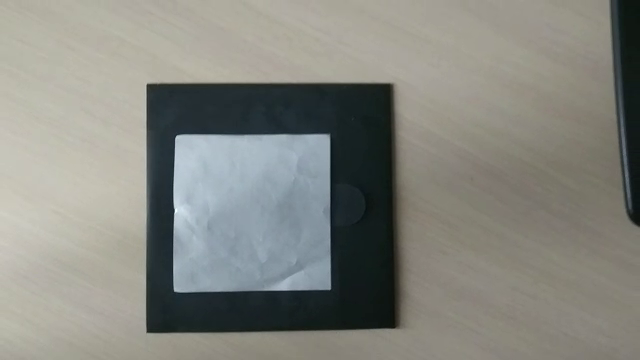
//> input picture frame 60 of 26.03/vid.mp4, 640 x 360 px
$ ./26.03   (built with g++ and OpenCV 4)
//> lines starting //> are read from the running program, lines starting //| are printed output that depends on the picture; after the words box and inside, x2 and y2 are one past the last pixel; in counts of white or black regions, pixels touching at a corner belong together
#include <iostream>
#include <opencv2/opencv.hpp>

int main()
{
    cv::VideoCapture video("vid.mp4");

    int width = static_cast<int>(video.get(cv::CAP_PROP_FRAME_WIDTH));
    int height = static_cast<int>(video.get(cv::CAP_PROP_FRAME_HEIGHT));

    cv::namedWindow("Source", cv::WINDOW_NORMAL);
    cv::resizeWindow("Source", width, height);

    cv::namedWindow("Filtered", cv::WINDOW_NORMAL);
    cv::resizeWindow("Filtered", width, height);

    cv::Mat currentFrame, frame_HSV, filteredFrame, contourFrame;
    std::vector<std::vector<cv::Point>> contours;
    std::vector<cv::Vec4i> hierarchy;

    cv::Scalar lowerColor(70, 10, 130);
    cv::Scalar upperColor(255, 50, 255);

    int fourcc = cv::VideoWriter::fourcc('H', '2', '6', '4');
    cv::VideoWriter output("result.mp4", fourcc, video.get(cv::CAP_PROP_FPS), cv::Size(width, height), false);

    while (true) {

        video >> currentFrame;
//> currentFrame is the input picture: 360 rows x 640 cols, CV_8UC3; mean B, G, R 127.4, 134.1, 133.2
        if (currentFrame.empty()) {
            break;
        }

        cv::cvtColor(currentFrame, frame_HSV, cv::COLOR_BGR2HSV);
//> frame_HSV: 360 rows x 640 cols, CV_8UC3; mean H, S, V 43.3, 36, 138.1
        cv::inRange(frame_HSV, lowerColor, upperColor, filteredFrame);
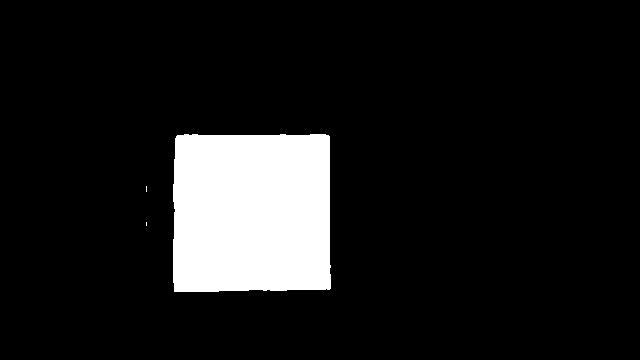
//> filteredFrame: 360 rows x 640 cols, CV_8UC1; 10.6% white; 3 white regions (2 under 20 px), largest, box (x1, y1, x2, y2) and area: (173, 134, 331, 292) 24401
        cv::erode(filteredFrame, filteredFrame, cv::getStructuringElement(cv::MORPH_ELLIPSE, cv::Size(5, 5)));
        cv::dilate(filteredFrame, filteredFrame, cv::getStructuringElement(cv::MORPH_ELLIPSE, cv::Size(5, 5)));
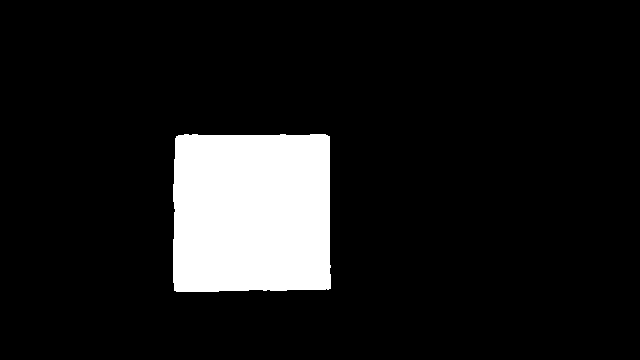
//> filteredFrame: 360 rows x 640 cols, CV_8UC1; 10.6% white; 1 white region
        cv::findContours(filteredFrame, contours, hierarchy, cv::RETR_EXTERNAL, cv::CHAIN_APPROX_SIMPLE);
//> contours = 1 contour; box (x1, y1, x2, y2) and area: (173, 134, 331, 292) 24088

        for (size_t i = 0; i < contours.size(); i++) {

            std::vector<cv::Point> simplifiedContour;
            cv::approxPolyDP(contours[i], simplifiedContour, cv::arcLength(contours[i], true) * 0.02, true);

            cv::Moments contourMoments = cv::moments(contours[i]);
            int cx = contourMoments.m10 / contourMoments.m00;
            int cy = contourMoments.m01 / contourMoments.m00;

            std::string shapeType;
            if (simplifiedContour.size() == 3) {
                shapeType = "triangle";
            }
            else if (simplifiedContour.size() == 4) {
                float aspectRatio = (float)cv::boundingRect(simplifiedContour).width / cv::boundingRect(simplifiedContour).height;
                if (aspectRatio >= 0.95 && aspectRatio <= 1.05) {
                    shapeType = "square";
                }
                else {
                    shapeType = "rectangle";
                }
            }
            else {
                shapeType = "unknown";
            }

            cv::putText(currentFrame, shapeType, cv::Point(cx, cy), cv::FONT_HERSHEY_SIMPLEX, 1, cv::Scalar(0, 0, 255), 2);
            cv::drawContours(currentFrame, contours, i, cv::Scalar(0, 0, 255), 2);
        }
//> this loop made 1 pass
//> (cx, cy, aspectRatio) on pass 1: (251, 212, 1.01)
//> pass 1, `cv::putText(currentFrame, shapeType, cv::Point(cx, cy), cv::FONT_HERSH..`:
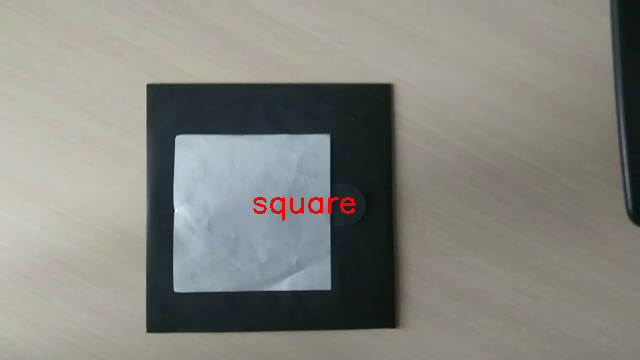
//> currentFrame: 360 rows x 640 cols, CV_8UC3; 0.33% of pixels changed, all inside (x1, y1, x2, y2) = (253, 197, 355, 221)
//> after the loop:
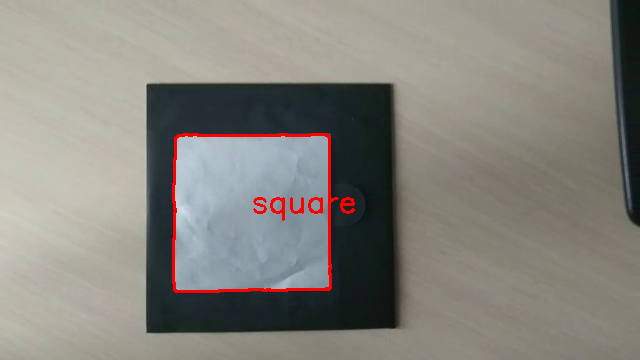
//> currentFrame: 360 rows x 640 cols, CV_8UC3; 0.81% of pixels changed, all inside (x1, y1, x2, y2) = (172, 133, 332, 293)

        output.write(currentFrame);

        cv::imshow("Source", currentFrame);
        cv::imshow("Mask", filteredFrame);

        if (cv::waitKey(1) == 27) {
//> the Esc key is pressed
            break;
        }
    }

    video.release();
    output.release();

    cv::destroyWindow("Source");
    cv::destroyWindow("Mask");

    return 0;
}

$ run again, starting later in the video
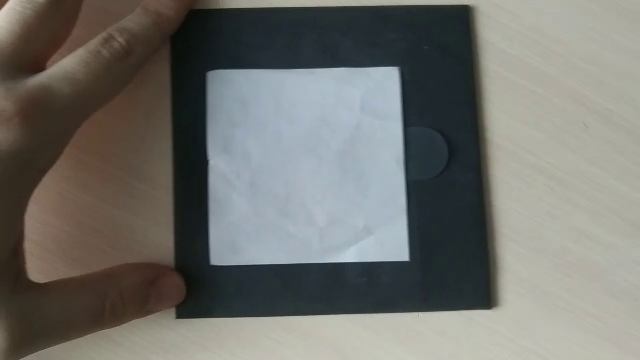
//> input picture frame 274 of 26.03/vid.mp4, 640 x 360 px
//> currentFrame is the input picture: 360 rows x 640 cols, CV_8UC3; mean B, G, R 109.3, 113.8, 113.6
//> frame_HSV: 360 rows x 640 cols, CV_8UC3; mean H, S, V 52.7, 52.1, 120.6
//> `cv::dilate(filteredFrame, filteredFrame, cv::getStructuringElement(cv:..`:
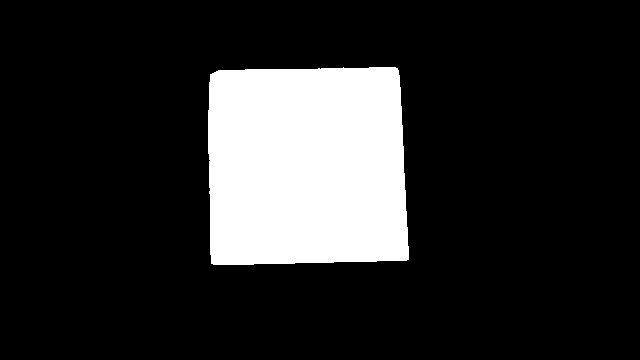
//> filteredFrame: 360 rows x 640 cols, CV_8UC1; 16.5% white; 1 white region
//> contours = 1 contour; box (x1, y1, x2, y2) and area: (208, 67, 409, 265) 37538
//> the loop `for (size_t i = 0; i < contours.size(); i++)` made 1 pass
//> (cx, cy, aspectRatio) on pass 1: (306, 166, 1.02)
//> after the loop `for (size_t i = 0; i < contours.size(); i++)`:
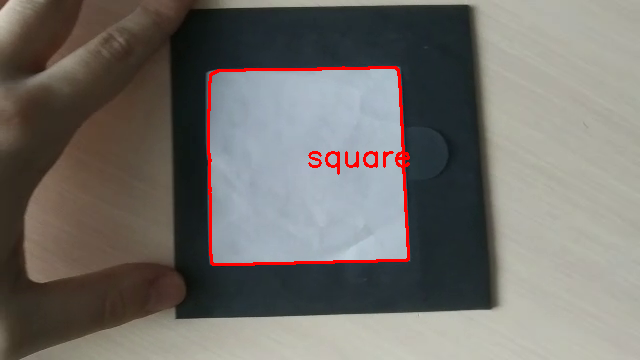
//> currentFrame: 360 rows x 640 cols, CV_8UC3; mean B, G, R 107.3, 111.9, 115.2

$ run again, starting later in the video
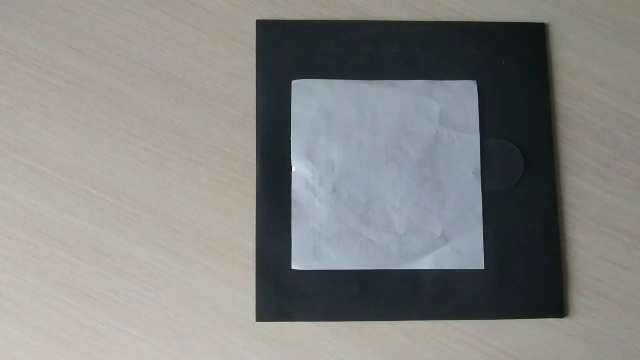
//> input picture frame 487 of 26.03/vid.mp4, 640 x 360 px
//> currentFrame is the input picture: 360 rows x 640 cols, CV_8UC3; mean B, G, R 129.6, 133.3, 131.4
//> frame_HSV: 360 rows x 640 cols, CV_8UC3; mean H, S, V 52.1, 36.1, 138
//> `cv::dilate(filteredFrame, filteredFrame, cv::getStructuringElement(cv:..`:
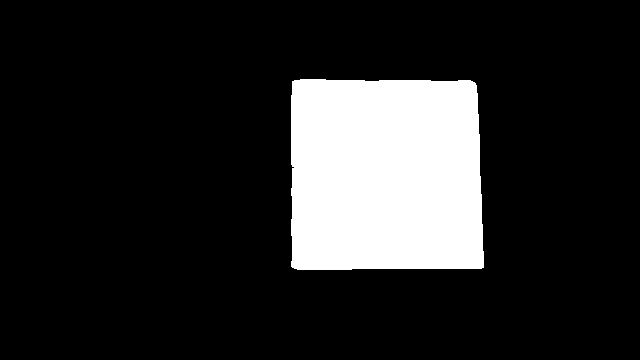
//> filteredFrame: 360 rows x 640 cols, CV_8UC1; 15.5% white; 1 white region
//> contours = 1 contour; box (x1, y1, x2, y2) and area: (291, 79, 484, 270) 35407
//> the loop `for (size_t i = 0; i < contours.size(); i++)` made 1 pass
//> (cx, cy, aspectRatio) on pass 1: (385, 174, 1.03)
//> after the loop `for (size_t i = 0; i < contours.size(); i++)`:
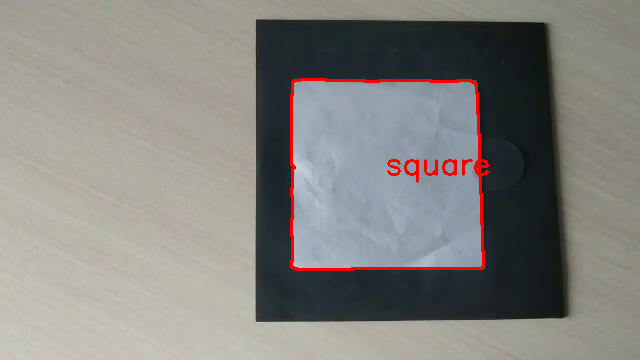
//> currentFrame: 360 rows x 640 cols, CV_8UC3; mean B, G, R 127.8, 131.6, 133.2
